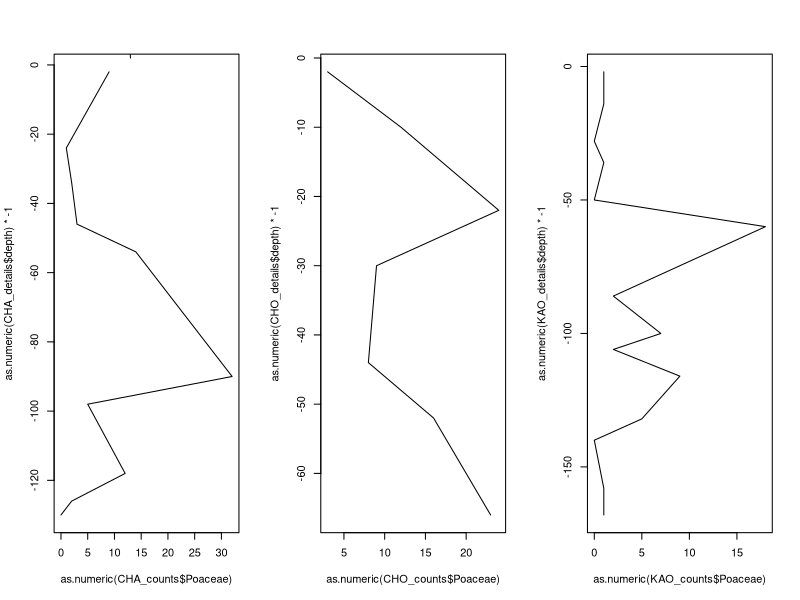

Here is the R script that generated this plot: (Note: this script raises an error after producing the figure.)
###Basic plotting of Gamo Results for SAA Poster

#Necessary Functions

plottR=function(x,y,
                percent=TRUE,
                spacing=5,
                min_LYCO=0,
                min_PHYT=0,
                min_POL=0,
                scale_exclude=FALSE,
                stacked=FALSE,
                set_windows=FALSE,
                window_size=100,
                stem_labels=NA,
                exclude_columns=NA,
                exclude_size=25,
                #exclude=NA, #Let's lose the "exclude" command, include "independent" plotting?
                plot_boxes=TRUE,
                box_width=5,
                pl_colors=0,
                sample_lines=FALSE,
                by_depth=TRUE,
                plot_title=NA,
                point_limit=1,
                log_concentrations=FALSE,
                manual_range=FALSE,
                min_y=0,
                max_y=100,
                label_buffer=75,
                label_anchor=5,
                plot_zones=FALSE,
                clust=NA,
                n_groups=3,
                zone_labels=NA
                #aspct_ratio=
)
{ 
  if(class(stem_labels)=="character"){
    taxa=stem_labels
  } else {
    taxa=colnames(x)
  }
  
  
  if(percent==TRUE){ #Path for calculating percents rather than raw values ###CALCULATING PERCENTS IS STUPID
    
    #Scan for values to exclude
    LYCO_n=y$LYCO_n
    x=x[LYCO_n>min_LYCO,]
    
    if(by_depth==FALSE){
      all_sample_depths=y$cal_BP
      cut_sample_depths=all_sample_depths[LYCO_n<=min_LYCO]
      use_sample_depths=all_sample_depths[LYCO_n>min_LYCO]
    } else {
      all_sample_depths=y$depth
      cut_sample_depths=all_sample_depths[LYCO_n<=min_LYCO]
      use_sample_depths=all_sample_depths[LYCO_n>min_LYCO]
    }
    
    
    #Need maximum widths of each type
    #taxa=colnames(x) - testing something here
    x[is.na(x)] = 0
    x_max=apply(x,2,max)
    
    if(scale_exclude==TRUE){ #We're dropping in spaces for the appended data
      x_max[(length(x_max)-(length(exclude_columns)-1)):length(x_max)]=exclude_size
    }
    
    windows=ceiling(x_max) #Each morphotype gets a "window" set just above its max value.
    
    anchors=vector("numeric",length=length(windows))
    for(i in 1:length(anchors)){
      if(i==1){
        anchors[i]=0
      } else {
        anchors[i]=sum(windows[1:(i-1)])+(spacing*(i-1))
      }
    }
    
    plot_width=sum(windows)+(spacing*(length(windows)-1)) #Total width for the plot in percent.
    
    if(by_depth==TRUE){ #Fork here to plot by date
      y_var=y$depth[LYCO_n>min_LYCO]
    } else {
      y_var=y$cal_BP[LYCO_n>min_LYCO] #First crack at adding dates... 3.6.2024-CAK
    } #this is where you would add dates if applicable
    
    #Break here to add if statement to manage y axis plotting.
    if(manual_range==FALSE){
      plot(0,0,xlim=c(0-(plot_width*0.05),plot_width),ylim=c(max(y_var)*-1,label_buffer),pch=NA,ann=FALSE,axes=FALSE) 
      #Do we need divergent paths for plotting by date or depth?
    } else {
      plot(0,0,xlim=c(0-(plot_width*0.05),plot_width),ylim=c(max_y*-1,(min_y+label_buffer)),pch=NA,ann=FALSE,axes=FALSE)
    }
    ### Plotting uses manual manipulation of the upper part of the y axis to create space for labels. This needs to be managed as a %. 
    
    if(is.character(plot_title)==TRUE){
      title(main=plot_title)
    }
    
    #if(plot_zones==TRUE){ #adjusting anchors and taxa list for zone title
    #  anchors=c(0-(plot_width*0.049),anchors)
    #  taxa = c("zones",taxa)
    #}
    
    text(anchors,label_anchor,labels=taxa,srt=45,adj=c(0,0),cex=0.75)
    #This is where we break it for mannual_range
    if(manual_range==FALSE){
      axis(2,seq(max(y_var)*-1,0,5),las=1,labels=seq(max(y_var),0,-5),cex.axis=0.75)
    } else {
      axis(2,seq(max_y*-1,min_y*-1,max_y*0.05),las=1,labels=seq(max_y,min_y,max_y*-0.05),cex.axis=0.75)
    }
    
    
    for(i in 1:ncol(x)){ #Loop for plotting data by columns, note that everything that's submitted gets plotted, "exclude" only refers to % calculation
      top_pts=c(rep(anchors[i],2))
      btm_pts=c(0,max(y_var)*-1)
      #print(c(top_pts,btm_pts)) #Testing if this was working, if there's problems, try turning this on.
      #Forking here to manage drawing stems
      if(manual_range==TRUE){
        btm_pts=c(min_y,max_y)*-1
      }
      lines(top_pts,btm_pts)
      
      if(plot_boxes==TRUE){ #Splitting path here to focus on plotting boxes, can incorporate polygons later...
        if(scale_exclude==TRUE){
          if(i<ncol(x)-(length(exclude_columns)-1)){
            for(ii in 1:nrow(x)){
              if(x[ii,i]>point_limit){
                box_x=c(0,0,x[ii,i],x[ii,i])+anchors[i]
                box_y=c(y_var[ii],y_var[ii]+box_width,y_var[ii]+box_width,y_var[ii])*-1
                #polygon(box_x,box_y,col="black")
                polygon(box_x,box_y,col=pl_colors[i])
              } else {
                pch_val=21
                pch_val[x[ii,i]==0]=NA
                points(x[ii,i]+anchors[i],(y_var[ii]+(box_width*0.5))*-1,pch=pch_val,bg="black",cex=0.5)
              }
              
            }
          } else {
            box_mx=max(x[,i],na.rm=TRUE)
            box_pr=x[,i]/box_mx
            box_points=box_pr*exclude_size
            for(ii in 1:nrow(x)){
              box_x=c(0,0,box_points[ii],box_points[ii])+anchors[i]
              box_y=c(y_var[ii],y_var[ii]+box_width,y_var[ii]+box_width,y_var[ii])*-1
              #polygon(box_x,box_y,col="black")
              polygon(box_x,box_y,col=pl_colors[i])
            }
          }
        } else {
          for(ii in 1:nrow(x)){
            if(x[ii,i]>point_limit){
              box_x=c(0,0,x[ii,i],x[ii,i])+anchors[i]
              box_y=c(y_var[ii],y_var[ii]+box_width,y_var[ii]+box_width,y_var[ii])*-1
              #polygon(box_x,box_y,col="black")
              polygon(box_x,box_y,col=pl_colors[i])
            } else {
              pch_val=21
              pch_val[x[ii,i]==0]=NA
              points(x[ii,i]+anchors[i],(y_var[ii]+(box_width*0.5))*-1,pch=pch_val,bg="black",cex=0.5)
            }
            
          }
        }
        
        
        
      } else { #This is where we do polygons
        
        if(scale_exclude==TRUE){
          if(i<ncol(x)-(length(exclude_columns)-1)){
            
            x_points = c(x[,i],rep(0,length(x[,i])))+anchors[i]
            y_points = c(y_var,rev(y_var))*-1
            polygon(x_points,y_points, col=pl_colors[i])
            
            for(ii in 1:nrow(x)){
              if(x[ii,i]>point_limit){
                if(sample_lines==TRUE){
                  lines(c(0,x[ii,i])+anchors[i],c(y_var[ii],y_var[ii])*-1)
                }
                #box_x=c(0,0,x[ii,i],x[ii,i])+anchors[i]
                #box_y=c(y_var[ii],y_var[ii]+box_width,y_var[ii]+box_width,y_var[ii])*-1
                #polygon(box_x,box_y,col="black")
                #polygon(box_x,box_y,col=pl_colors[i])
              } else {
                pch_val=21
                pch_val[x[ii,i]==0]=NA
                points(x[ii,i]+anchors[i],(y_var[ii]+(box_width*0.5))*-1,pch=pch_val,bg="black",cex=0.5)
              }
              
            }
          } else {
            box_mx=max(x[,i],na.rm=TRUE)
            box_pr=x[,i]/box_mx
            box_points=box_pr*exclude_size
            
            x_points = c(box_points,rep(0,length(box_points)))+anchors[i]
            y_points = c(y_var,rev(y_var))*-1
            #x_points=c(box_points,rep(0,length(box_points)))
            #y_points=c(y_var,rev(y_var))
            
            polygon(x_points,y_points,col=pl_colors[i])
            
            for(ii in 1:nrow(x)){
              #box_x=c(0,0,box_points[ii],box_points[ii])+anchors[i]
              #box_y=c(y_var[ii],y_var[ii]+box_width,y_var[ii]+box_width,y_var[ii])*-1
              #polygon(box_x,box_y,col="black")
              #polygon(box_x,box_y,col=pl_colors[i])
            }
          }
        } else {
          
          x_points = c(x[,i],rep(0,length(x[,i])))+anchors[i]
          y_points = c(y_var,rev(y_var))*-1
          polygon(x_points,y_points, col=pl_colors[i])
          
          for(ii in 1:nrow(x)){
            if(x[ii,i]>point_limit){
              if(sample_lines==TRUE){
                lines(c(0,x[ii,i])+anchors[i],c(y_var[ii],y_var[ii])*-1)
              }
              #box_x=c(0,0,x[ii,i],x[ii,i])+anchors[i]
              #box_y=c(y_var[ii],y_var[ii]+box_width,y_var[ii]+box_width,y_var[ii])*-1
              #polygon(box_x,box_y,col="black")
              #polygon(box_x,box_y,col=pl_colors[i])
            } else {
              pch_val=21
              pch_val[x[ii,i]==0]=NA
              points(x[ii,i]+anchors[i],(y_var[ii]+(box_width*0.5))*-1,pch=pch_val,bg="black",cex=0.5)
            }
            
          }
        }
        
        
        
      }
      
      if(i<ncol(x)-(length(exclude_columns)-1)){
        axis(1,at=c(anchors[i],anchors[i]+windows[i]),labels=c(NA,windows[i]),cex.axis=0.75)
      } else {
        axis(1,at=c(anchors[i],anchors[i]+windows[i]),labels=c(NA,ceiling(max(x[,i],na.rm=TRUE))),cex.axis=0.75)
      }
      
      #HOLD POINT FOR ZONES
      
    } #Closing column plotting loop.
    
    if(plot_zones==TRUE){ ###Adding zones to plots, supply a chclust object and n groups.
      clusters = cutree(clust, k = n_groups)
      text_anchors=vector("numeric",length = length(n_groups))
      text(0-(plot_width*0.04),label_anchor,labels="zones",srt=45,adj=c(0,0),cex=0.75) #adding zone label
      if(class(zone_labels)=="character"){
        
      } 
      else {
        zone_labels=as.character(c(1:n_groups))
      }
      for(j in 2:n_groups){ #Now we find lines between the major groups. Can append this to the cluster building.
        xj = max(y_var[clusters == j-1])*-1
        yj = min(y_var[clusters == j])*-1
        b = (xj + (yj - xj)/2)
        lines(c(0-(plot_width*0.05),plot_width), c(b, b), lty = 3)
        text_anchors[j]=b
      }
      for(k in 1:n_groups){
        if(k!=n_groups){
          text(0-(plot_width*0.03),text_anchors[k+1]+((text_anchors[k]-text_anchors[k+1])/2),zone_labels[k],cex=0.6,adj=c(1,0))
        } else {
          text(0-(plot_width*0.03),text_anchors[k]-((text_anchors[k]+max_y)/2),zone_labels[k],cex=0.6,adj=c(1,0))
        }
        
      }
    } else {}
    
    points(-rep(spacing,length(use_sample_depths)),(use_sample_depths*-1)-(box_width*0.5),pch=21,cex=0.5)
    points(-rep(spacing,length(cut_sample_depths)),(cut_sample_depths*-1)-(box_width*0.5),pch=4,cex=0.5)
    
  } else { #Closing percent calculation path, this is where raw value plots would begin.
    
    #if(stacked==TRUE & summarize_taxa==TRUE){ #Building out loop to handle summarizing results by taxa groups.
    
    #We need summarized results for select samples (thresholds for sample size and lycopodium?), then we plot as points or boxes?
    
    #} #Closing out summarizing by group plots.
    
    if(stacked==TRUE & set_windows==TRUE){ #Opening section for plotting stacked results with even windows.
      
      if(log_concentrations==TRUE){
        conc_finder=grep("conc",colnames(x))
        for(i in 1:length(conc_finder)){
          x[,conc_finder[i]]=log(x[,conc_finder[i]])
        }
      }
      
      LYCO_n=y$LYCO_n
      
      all_sample_depths=y$depth
      cut_sample_depths=all_sample_depths[LYCO_n<=min_LYCO]
      use_sample_depths=all_sample_depths[LYCO_n>min_LYCO]
      
      x=x[LYCO_n>min_LYCO,]
      y=y[LYCO_n>min_LYCO,]
      #taxa=colnames(x)
      x_max=apply(x,2,max)
      
      if(scale_exclude==TRUE){ #We're dropping in spaces for the appended data
        x_max[(length(x_max)-(length(exclude_columns)-1)):length(x_max)]=exclude_size
      }
      
      windows=rep(window_size,ncol(x)/2) #Each morphotype gets a "window" set just above its max value.
      
      anchors=vector("numeric",length=length(windows))
      for(i in 1:length(anchors)){
        if(i==1){
          anchors[i]=0
        } else {
          anchors[i]=sum(windows[1:(i-1)])+(spacing*(i-1))
        }
      }
      
      plot_width=sum(windows)+(spacing*(length(windows)-1)) #Total width for the plot in percent.
      
      if(by_depth==TRUE){ #Fork here to plot by date
        y_var=y$depth
      } else {} #this is where you would add dates if applicable
      
      
      #Break here to add if statement to manage y axis plotting.
      if(manual_range==FALSE){
        plot(0,0,xlim=c(0-(plot_width*0.05),plot_width),ylim=c(max(y_var)*-1,label_buffer),pch=NA,ann=FALSE,axes=FALSE) 
        #Do we need divergent paths for plotting by date or depth?
      } else {
        plot(0,0,xlim=c(0-(plot_width*0.05),plot_width),ylim=c(max_y*-1,(min_y+label_buffer)),pch=NA,ann=FALSE,axes=FALSE)
      }
      ### Plotting uses manual manipulation of the upper part of the y axis to create space for labels. This needs to be managed as a %. 
      
      if(is.character(plot_title)==TRUE){
        title(main=plot_title)
      }
      
      #Can we draw boxes straight out?
      
      evens=seq(2,ncol(x),2)
      odds=seq(1,ncol(x),2)
      
      plot_placement=vector("character",length=ncol(x))
      
      plot_placement[evens]="front"
      plot_placement[odds]="back"
      
      #taxa=stem_labels
      
      anchors=rep(anchors,2)
      anchors=anchors[order(anchors)]
      
      text(anchors[evens]+(window_size*0.3),5,labels=taxa[evens],adj=c(0,0),cex=0.75) ###This is broken in stacked logic - FIX
      text(anchors[odds]+(window_size*0.3),15,labels=taxa[odds],adj=c(0,0),cex=0.75)
      #Break here with manual_range
      if(manual_range==FALSE){
        axis(2,seq(max(y_var)*-1,0,5),las=1,labels=seq(max(y_var),0,-5),cex.axis=0.75)
      } else {
        axis(2,seq(max_y*-1,min_y*-1,5),las=1,labels=seq(max_y,min_y,-5),cex.axis=0.75)
      }
      
      
      for(i in 1:ncol(x)){
        #print(c(top_pts,btm_pts)) #Testing if this was working, if there's problems, try turning this on.
        if(plot_boxes==TRUE){ #Splitting path here to focus on plotting boxes, can incorporate polygons later..
          if(plot_placement[i]=="front"){
            box_mx=max(x[,i-1],na.rm=TRUE)
            box_pr=x[,i]/box_mx
            box_points=box_pr*window_size
            for(ii in 1:nrow(x)){
              
              if(x[ii,i]>point_limit){
                
                box_x=c(0,0,box_points[ii],box_points[ii])+anchors[i]
                box_y=c(y_var[ii],y_var[ii]+box_width,y_var[ii]+box_width,y_var[ii])*-1
                polygon(box_x,box_y,col="gray")
                
              } else {
                pch_val=21
                pch_val[x[ii,i]==0]=NA
                points(x[ii,i]+anchors[i],(y_var[ii]+(box_width*0.5))*-1,pch=pch_val,bg="gray",cex=0.5)
                #points(x[ii,i]+anchors[i],(y_var[ii]+(box_width*0.5))*-1,pch=21,bg="gray",cex=0.5)
              }
              
            }
            
          } else { #"BACK" set of plots.
            box_mx=max(x[,i],na.rm=TRUE)
            box_pr=x[,i]/box_mx
            box_points=box_pr*window_size
            for(ii in 1:nrow(x)){
              
              if(x[ii,i]>point_limit){
                
                box_x=c(0,0,box_points[ii],box_points[ii])+anchors[i]
                box_y=c(y_var[ii],y_var[ii]+box_width,y_var[ii]+box_width,y_var[ii])*-1
                polygon(box_x,box_y,col="black")
                
              } else {
                pch_val=21
                pch_val[x[ii,i]==0]=NA
                points(x[ii,i]+anchors[i],(y_var[ii]+(box_width*0.5))*-1,pch=pch_val,bg="black",cex=0.5)
                #points(x[ii,i]+anchors[i],(y_var[ii]+(box_width*0.5))*-1,pch=21,bg="black",cex=0.5)
              }
              
            }
            
            labelbox_x=c(0,0,25,25)+anchors[i]
            labelbox_y1=c(5,5+box_width,5+box_width,5)
            labelbox_y2=c(15,15+box_width,15+box_width,15)
            
            polygon(labelbox_x,labelbox_y1,col="gray")
            polygon(labelbox_x,labelbox_y2,col="black")
            
            top_pts=c(rep(anchors[i],2))
            btm_pts=c(0,max(y_var)*-1)
            #Forking here to manage drawing stems
            if(manual_range==TRUE){
              btm_pts=c(min_y,max_y)*-1
            }
            lines(top_pts,btm_pts)
            axis(1,at=c(anchors[i],anchors[i]+window_size),labels=c(NA,ceiling(max(x[,i],na.rm=TRUE))),cex.axis=0.75)
            
          }
          
          #if(i<ncol(x)-(length(exclude_columns)-1)){
          #  axis(1,at=c(anchors[i],anchors[i]+windows[i]),labels=c(0,windows[i]),cex.axis=0.5)
          #} else {
          #  axis(1,at=c(anchors[i],anchors[i]+windows[i]),labels=c(0,ceiling(max(x[,i],na.rm=TRUE))),cex.axis=0.5)
          #}
          
        } else {} #This is where we would do polygons #Closing if/else for box plotting
        
      } #Closing Column loop
      
      points(-rep(spacing,length(use_sample_depths)),(use_sample_depths*-1)-(box_width*0.5),pch=21,cex=0.5)
      points(-rep(spacing,length(cut_sample_depths)),(cut_sample_depths*-1)-(box_width*0.5),pch=4,cex=0.5)
      
    } else {} #Closing loop for Stacked and Set Window == TRUE/FALSE
    
  } #Closing else loop for percent==TRUE
  
} #Closing out function

#Data Read

CHA <- read.csv("CHA.csv", header = TRUE)
CHO <- read.csv("CHO.csv", header = TRUE)
KAO <- read.csv("KAO.csv", header = TRUE)

#Replace NAs with 0s

CHA[is.na(CHA) == TRUE] = 0
CHO[is.na(CHO) == TRUE] = 0
KAO[is.na(KAO) == TRUE] = 0

#Isolate core details

CHA_details = as.data.frame(t(CHA[CHA$CLASS == "00_CORE",4:ncol(CHA)]))
CHO_details = as.data.frame(t(CHO[CHO$CLASS == "00_CORE",4:ncol(CHO)]))
KAO_details = as.data.frame(t(KAO[KAO$CLASS == "00_CORE",4:ncol(KAO)]))

#Add new headers

colnames(CHA_details) = CHA[1:6,3]
colnames(CHO_details) = CHO[1:6,3]
colnames(KAO_details) = KAO[1:6,3]

#Isolate counts

CHA_counts = as.data.frame(t(CHA[CHA$CLASS != "00_CORE", 4:ncol(CHA)]))
CHO_counts = as.data.frame(t(CHO[CHO$CLASS != "00_CORE", 4:ncol(CHO)]))
KAO_counts = as.data.frame(t(KAO[KAO$CLASS != "00_CORE", 4:ncol(KAO)]))

#Add new headers

colnames(CHA_counts) = CHA[CHA$CLASS != "00_CORE",3]
colnames(CHO_counts) = CHO[CHO$CLASS != "00_CORE",3]
colnames(KAO_counts) = KAO[KAO$CLASS != "00_CORE",3]
  
##Cleanup stupid headers
#
#CHA_counts = CHA_counts[-1,]
#CHO_counts = CHO_counts[-1,]
#KAO_counts = KAO_counts[-1,]

#Now we do some basic plotting.

par(mfrow = c(1,3))

plot(as.numeric(CHA_counts$Poaceae), as.numeric(CHA_details$depth)*-1, type = "l")
lines(as.numeric(CHA_counts$Cyperaceae), CHA_details$depth, lty = 2)

plot(as.numeric(CHO_counts$Poaceae), as.numeric(CHO_details$depth)*-1, type = "l")
lines(as.numeric(CHO_counts$Cyperaceae), CHO_details$depth, lty = 2)

plot(as.numeric(KAO_counts$Poaceae), as.numeric(KAO_details$depth)*-1, type = "l")
lines(as.numeric(KAO_counts$Cyperaceae), KAO_details$depth, lty = 2)

par(mfrow = c(1,1))

#Pollen sums

CHA_sum = apply(CHA_counts, 1, sum)
CHO_sum = apply(CHO_counts, 1, sum)
KAO_sum = apply(KAO_counts, 1, sum)

#Concentrations

par(mfrow = c(1,3))

CHA_conc = ((CHA_details$LYCO_mean*CHA_details$LYCO_add)/CHA_details$weight)*(CHA_sum/CHA_details$LYCO)
CHO_conc = ((CHO_details$LYCO_mean*CHO_details$LYCO_add)/CHO_details$weight)*(CHO_sum/CHO_details$LYCO)
KAO_conc = ((KAO_details$LYCO_mean*KAO_details$LYCO_add)/KAO_details$weight)*(KAO_sum/KAO_details$LYCO)

plot(CHA_conc, CHA_details$depth*-1, type = "l")
plot(CHO_conc, CHO_details$depth*-1, type = "l")
plot(KAO_conc, KAO_details$depth*-1, type = "l")

par(mfrow = c(1,1))
